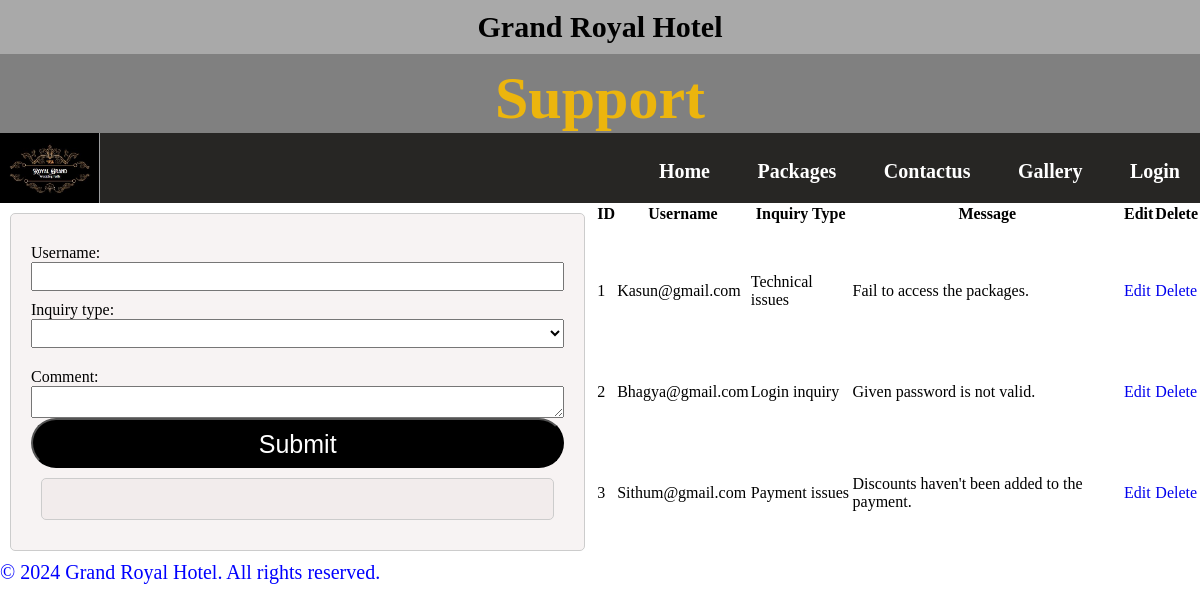
Page /contactus.php on the committed database.
### tables this page shows
CREATE TABLE `support` (
  `Id` int(11) NOT NULL,
  `Username` varchar(50) NOT NULL,
  `Inquiry_type` varchar(25) NOT NULL,
  `Message` varchar(250) NOT NULL
);

### contactus.php (the view, shortened to what this page needs)
<?php
$dbhost = 'localhost';
$dbuser = 'root';
$dbpass = '';
$dbname = 'contact';
$connection = mysqli_connect($dbhost, $dbuser, $dbpass, $dbname);
$query = 'SELECT * FROM support';
$table_list = '';
$table = mysqli_query($connection, $query);
if ($table) {
    while ($row = mysqli_fetch_assoc($table)) {
        $table_list .= "<tr>";
        $table_list .= "<td>{$row['Id']}</td>";
        $table_list .= "<td>" . htmlspecialchars($row['Username']) . "</td>";
        $table_list .= "<td>" . htmlspecialchars($row['Inquiry_type']) . "</td>";
        $table_list .= "<td>" . htmlspecialchars($row['Message']) . "</td>";
        $table_list .= "<td><a href=\"edit.php?id={$row['Id']}\">Edit</a></td>";
        $table_list .= "<td><a href=\"?delete={$row['Id']}\">Delete</a></td>";
        $table_list .= "</tr>";
    }
} else {
    echo "Database query failed";
}
?>
<!DOCTYPE html>
<html>
<head>
    <link rel="stylesheet" href="../css/newcontact.css">
</head>
<body>
<header>
    <h3>Grand Royal Hotel</h3>
    <h1 class="sup">Support</h1>
</header>
<nav>
    <div class="navbar">
        <img src="image/logo.jpg" class="logo">
        <ul>
            <li><a href="home.html">Home</a></li>
            <li><a href="package.html">Packages</a></li>
            <li><a href="contactus.html">Contactus</a></li>
            <li><a href="gallery.html">Gallery</a></li>
            <li><a href="login.html">Login</a></li>
        </ul>
    </div>
</nav>
<div class="mainn">
    <div class="container">
        <form id="login-form" method="post">
            <label for="username">Username:</label>
            <input type="text" id="username" name="username" required>
            <div class="select">
                <label for="inquiry">Inquiry type:</label>
                <select id="inquiry" name="inquiry" required>
                    <option value=""></option>
                    <option value="General">General</option>
                </select>
            </div>
            <label for="textarea">Comment:</label>
            <textarea id="textarea" name="textarea" required></textarea>
            <button type="submit" name="submit">Submit</button>
        </form>
        <div class="message"></div>
    </div>
    <table class="table">
        <thead>
        <tr>
            <th>ID</th>
            <th>Username</th>
            <th>Inquiry Type</th>
            <th>Message</th>
            <th>Edit</th>
            <th>Delete</th>
        </tr>
        </thead>
        <tbody>
        <?php echo $table_list; ?>
        </tbody>
    </table>
</div>
<footer>
    <p>&copy; <?php echo date('Y'); ?> Grand Royal Hotel. All rights reserved.</p>
</footer>
</body>
</html>

### css/newcontact.css (style rules this page uses)
* { padding: 0; margin:0; box-sizing: border-box; }
header h3 { background: darkgray; text-align: center; padding:10px 0px; font-size:30px; }
body { background-image: url('../image/wedding.jpeg'); background-repeat: no-repeat; background-size: 100% 100%; background-attachment: fixed; background-position: center; justify-content: center; align-items: center; display: cover; }
h1 { color: rgb(106, 0, 255); font-size: 60px; text-align:center; padding-top: 10px; background-color: grey; }
.sup { text-align: center; color: #000; color:rgb(236, 181, 13); display: block; }
nav { font-size: 30px; }
nav ul li { display: inline-block; word-spacing: 10vh; }
button { font-size: 25px; background-color: black; color: white; cursor: pointer; border-radius:25px; height: 50px; transition: width 1s , height 1s,font-size 1s; }
p { font-size:20px; color:blue; text-align: left; }
div.mainn { display: flex; }
.container { background-color: rgba(236, 226, 226, 0.426); width: 50%; padding: 20px; border: 1px solid #ccc; border-radius: 5px; margin: 10px; }
div.select select { display: block; width: 100%; padding: 5px 0; margin-bottom: 10px; }
form { display: flex; flex-direction: column; }
label { margin-top: 10px; }
input { margin-bottom: 10px; padding: 5px; }
button { padding:10px; }
.navbar { width: 100%; height: 5px; padding: 35px 0; display: flex; align-items: center; justify-content: space-between; background-color: rgb(39, 38, 36); margin: auto; }
.logo { width: 100px; cursor: pointer; }
.navbar ul li { color: white; list-style: none; display: inline-block; margin:0 20px; position: relative; font-size: 20px; transition: background-color 1s,color 0.5s,font-weight 0.5s; }
footer { background-color: white; }
.message { background-color: rgba(236, 226, 226, 0.426); flex-grow: 1; padding: 20px; margin: 10px; border: 1px solid #ccc; border-radius: 5px; }

### rows in the picture
support: Id "1", Username "Kasun@gmail.com", Inquiry_type "Technical issues", Message "Fail to access the packages."
support: Id "2", Username "Bhagya@gmail.com", Inquiry_type "Login inquiry", Message "Given password is not valid."
support: Id "3", Username "Sithum@gmail.com", Inquiry_type "Payment issues", Message "Discounts haven't been added to the payment."
